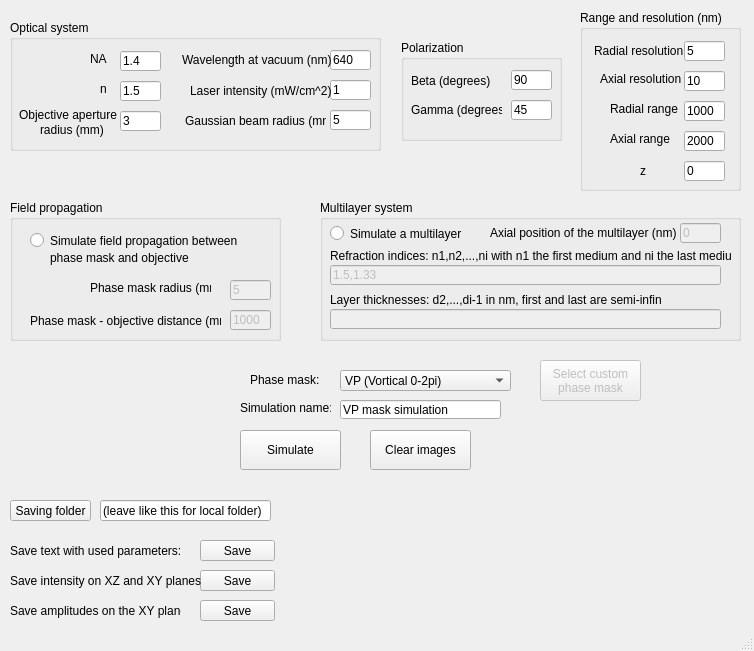
<?xml version="1.0" encoding="UTF-8"?>
<ui version="4.0">
 <class>MainWindow</class>
 <widget class="QMainWindow" name="MainWindow">
  <property name="geometry">
   <rect>
    <x>0</x>
    <y>0</y>
    <width>754</width>
    <height>651</height>
   </rect>
  </property>
  <property name="windowTitle">
   <string>PyFocus</string>
  </property>
  <widget class="QWidget" name="centralwidget">
   <widget class="QPushButton" name="pushButton">
    <property name="geometry">
     <rect>
      <x>200</x>
      <y>540</y>
      <width>75</width>
      <height>21</height>
     </rect>
    </property>
    <property name="text">
     <string>Save</string>
    </property>
   </widget>
   <widget class="QPushButton" name="pushButton_2">
    <property name="geometry">
     <rect>
      <x>200</x>
      <y>570</y>
      <width>75</width>
      <height>21</height>
     </rect>
    </property>
    <property name="text">
     <string>Save</string>
    </property>
   </widget>
   <widget class="QComboBox" name="comboBox">
    <property name="enabled">
     <bool>true</bool>
    </property>
    <property name="geometry">
     <rect>
      <x>340</x>
      <y>370</y>
      <width>171</width>
      <height>21</height>
     </rect>
    </property>
    <property name="editable">
     <bool>false</bool>
    </property>
    <property name="currentIndex">
     <number>0</number>
    </property>
    <property name="duplicatesEnabled">
     <bool>true</bool>
    </property>
    <item>
     <property name="text">
      <string>VP (Vortical 0-2pi)</string>
     </property>
    </item>
    <item>
     <property name="text">
      <string>No mask (Gaussian beam)</string>
     </property>
    </item>
    <item>
     <property name="text">
      <string>Custom</string>
     </property>
    </item>
   </widget>
   <widget class="QGroupBox" name="groupBox">
    <property name="geometry">
     <rect>
      <x>10</x>
      <y>20</y>
      <width>371</width>
      <height>131</height>
     </rect>
    </property>
    <property name="title">
     <string>Optical system</string>
    </property>
    <widget class="QLineEdit" name="lineEdit">
     <property name="geometry">
      <rect>
       <x>110</x>
       <y>31</y>
       <width>41</width>
       <height>20</height>
      </rect>
     </property>
     <property name="text">
      <string>1.4</string>
     </property>
    </widget>
    <widget class="QLabel" name="label">
     <property name="geometry">
      <rect>
       <x>80</x>
       <y>31</y>
       <width>21</width>
       <height>16</height>
      </rect>
     </property>
     <property name="text">
      <string>NA</string>
     </property>
    </widget>
    <widget class="QLabel" name="label_2">
     <property name="geometry">
      <rect>
       <x>90</x>
       <y>61</y>
       <width>16</width>
       <height>16</height>
      </rect>
     </property>
     <property name="text">
      <string>n</string>
     </property>
    </widget>
    <widget class="QLineEdit" name="lineEdit_2">
     <property name="geometry">
      <rect>
       <x>110</x>
       <y>61</y>
       <width>41</width>
       <height>20</height>
      </rect>
     </property>
     <property name="text">
      <string>1.5</string>
     </property>
    </widget>
    <widget class="QLabel" name="label_3">
     <property name="geometry">
      <rect>
       <x>30</x>
       <y>100</y>
       <width>71</width>
       <height>20</height>
      </rect>
     </property>
     <property name="text">
      <string>radius (mm)</string>
     </property>
    </widget>
    <widget class="QLabel" name="label_17">
     <property name="geometry">
      <rect>
       <x>9</x>
       <y>85</y>
       <width>100</width>
       <height>20</height>
      </rect>
     </property>
     <property name="text">
      <string>Objective aperture</string>
     </property>
    </widget>
    <widget class="QLineEdit" name="lineEdit_18">
     <property name="geometry">
      <rect>
       <x>110</x>
       <y>91</y>
       <width>41</width>
       <height>20</height>
      </rect>
     </property>
     <property name="text">
      <string>3</string>
     </property>
    </widget>
    <widget class="QLineEdit" name="lineEdit_15">
     <property name="geometry">
      <rect>
       <x>320</x>
       <y>60</y>
       <width>41</width>
       <height>20</height>
      </rect>
     </property>
     <property name="text">
      <string>1</string>
     </property>
    </widget>
    <widget class="QLabel" name="label_14">
     <property name="geometry">
      <rect>
       <x>175</x>
       <y>80</y>
       <width>141</width>
       <height>41</height>
      </rect>
     </property>
     <property name="text">
      <string>Gaussian beam radius (mm)</string>
     </property>
    </widget>
    <widget class="QLineEdit" name="lineEdit_3">
     <property name="geometry">
      <rect>
       <x>320</x>
       <y>30</y>
       <width>41</width>
       <height>20</height>
      </rect>
     </property>
     <property name="text">
      <string>640</string>
     </property>
    </widget>
    <widget class="QLabel" name="label_10">
     <property name="geometry">
      <rect>
       <x>180</x>
       <y>50</y>
       <width>141</width>
       <height>41</height>
      </rect>
     </property>
     <property name="text">
      <string>Laser intensity (mW/cm^2)</string>
     </property>
    </widget>
    <widget class="QLabel" name="label_5">
     <property name="geometry">
      <rect>
       <x>172</x>
       <y>30</y>
       <width>151</width>
       <height>20</height>
      </rect>
     </property>
     <property name="text">
      <string>Wavelength at vacuum (nm)</string>
     </property>
    </widget>
    <widget class="QLineEdit" name="lineEdit_16">
     <property name="geometry">
      <rect>
       <x>320</x>
       <y>90</y>
       <width>41</width>
       <height>20</height>
      </rect>
     </property>
     <property name="text">
      <string>5</string>
     </property>
    </widget>
   </widget>
   <widget class="QPushButton" name="pushButton_3">
    <property name="geometry">
     <rect>
      <x>240</x>
      <y>430</y>
      <width>101</width>
      <height>40</height>
     </rect>
    </property>
    <property name="text">
     <string>Simulate</string>
    </property>
   </widget>
   <widget class="QLineEdit" name="lineEdit_14">
    <property name="geometry">
     <rect>
      <x>100</x>
      <y>500</y>
      <width>171</width>
      <height>21</height>
     </rect>
    </property>
    <property name="text">
     <string>(leave like this for local folder)</string>
    </property>
   </widget>
   <widget class="QPushButton" name="pushButton_5">
    <property name="geometry">
     <rect>
      <x>10</x>
      <y>500</y>
      <width>81</width>
      <height>21</height>
     </rect>
    </property>
    <property name="text">
     <string>Saving folder</string>
    </property>
   </widget>
   <widget class="QPushButton" name="pushButton_6">
    <property name="geometry">
     <rect>
      <x>370</x>
      <y>430</y>
      <width>101</width>
      <height>40</height>
     </rect>
    </property>
    <property name="text">
     <string>Clear images</string>
    </property>
   </widget>
   <widget class="QLineEdit" name="lineEdit_21">
    <property name="geometry">
     <rect>
      <x>340</x>
      <y>400</y>
      <width>161</width>
      <height>19</height>
     </rect>
    </property>
    <property name="text">
     <string>VP mask simulation</string>
    </property>
   </widget>
   <widget class="QPushButton" name="pushButton_4">
    <property name="geometry">
     <rect>
      <x>200</x>
      <y>600</y>
      <width>75</width>
      <height>21</height>
     </rect>
    </property>
    <property name="text">
     <string>Save</string>
    </property>
   </widget>
   <widget class="QGroupBox" name="groupBox_4">
    <property name="geometry">
     <rect>
      <x>10</x>
      <y>200</y>
      <width>271</width>
      <height>141</height>
     </rect>
    </property>
    <property name="title">
     <string>Field propagation</string>
    </property>
    <widget class="QRadioButton" name="radioButton">
     <property name="geometry">
      <rect>
       <x>20</x>
       <y>30</y>
       <width>211</width>
       <height>21</height>
      </rect>
     </property>
     <property name="text">
      <string>Simulate field propagation between </string>
     </property>
    </widget>
    <widget class="QLineEdit" name="lineEdit_22">
     <property name="enabled">
      <bool>false</bool>
     </property>
     <property name="geometry">
      <rect>
       <x>220</x>
       <y>80</y>
       <width>41</width>
       <height>20</height>
      </rect>
     </property>
     <property name="text">
      <string>5</string>
     </property>
    </widget>
    <widget class="QLabel" name="label_23">
     <property name="geometry">
      <rect>
       <x>80</x>
       <y>80</y>
       <width>121</width>
       <height>16</height>
      </rect>
     </property>
     <property name="text">
      <string>Phase mask radius (mm)</string>
     </property>
    </widget>
    <widget class="QLabel" name="label_11">
     <property name="geometry">
      <rect>
       <x>40</x>
       <y>50</y>
       <width>191</width>
       <height>16</height>
      </rect>
     </property>
     <property name="text">
      <string>phase mask and objective</string>
     </property>
    </widget>
    <widget class="QLineEdit" name="lineEdit_19">
     <property name="enabled">
      <bool>false</bool>
     </property>
     <property name="geometry">
      <rect>
       <x>220</x>
       <y>110</y>
       <width>41</width>
       <height>20</height>
      </rect>
     </property>
     <property name="text">
      <string>1000</string>
     </property>
    </widget>
   </widget>
   <widget class="QLabel" name="label_18">
    <property name="geometry">
     <rect>
      <x>30</x>
      <y>310</y>
      <width>191</width>
      <height>21</height>
     </rect>
    </property>
    <property name="text">
     <string>Phase mask - objective distance (mm)</string>
    </property>
   </widget>
   <widget class="QGroupBox" name="groupBox_5">
    <property name="geometry">
     <rect>
      <x>320</x>
      <y>200</y>
      <width>421</width>
      <height>141</height>
     </rect>
    </property>
    <property name="title">
     <string>Multilayer system</string>
    </property>
    <widget class="QLabel" name="label_20">
     <property name="geometry">
      <rect>
       <x>10</x>
       <y>45</y>
       <width>401</width>
       <height>21</height>
      </rect>
     </property>
     <property name="text">
      <string>Refraction indices: n1,n2,...,ni with n1 the first medium and ni the last medium</string>
     </property>
    </widget>
    <widget class="QLineEdit" name="lineEdit_23">
     <property name="enabled">
      <bool>false</bool>
     </property>
     <property name="geometry">
      <rect>
       <x>10</x>
       <y>65</y>
       <width>391</width>
       <height>20</height>
      </rect>
     </property>
     <property name="text">
      <string>1.5,1.33</string>
     </property>
    </widget>
    <widget class="QLabel" name="label_25">
     <property name="geometry">
      <rect>
       <x>10</x>
       <y>89</y>
       <width>331</width>
       <height>21</height>
      </rect>
     </property>
     <property name="text">
      <string>Layer thicknesses: d2,...,di-1 in nm, first and last are semi-infinite</string>
     </property>
    </widget>
    <widget class="QLineEdit" name="lineEdit_24">
     <property name="enabled">
      <bool>false</bool>
     </property>
     <property name="geometry">
      <rect>
       <x>10</x>
       <y>109</y>
       <width>391</width>
       <height>20</height>
      </rect>
     </property>
     <property name="text">
      <string/>
     </property>
    </widget>
    <widget class="QRadioButton" name="radioButton_2">
     <property name="geometry">
      <rect>
       <x>10</x>
       <y>23</y>
       <width>141</width>
       <height>21</height>
      </rect>
     </property>
     <property name="text">
      <string>Simulate a multilayer</string>
     </property>
    </widget>
    <widget class="QLabel" name="label_26">
     <property name="geometry">
      <rect>
       <x>170</x>
       <y>25</y>
       <width>231</width>
       <height>16</height>
      </rect>
     </property>
     <property name="text">
      <string>Axial position of the multilayer (nm)</string>
     </property>
    </widget>
    <widget class="QLineEdit" name="lineEdit_25">
     <property name="enabled">
      <bool>false</bool>
     </property>
     <property name="geometry">
      <rect>
       <x>360</x>
       <y>23</y>
       <width>41</width>
       <height>20</height>
      </rect>
     </property>
     <property name="text">
      <string>0</string>
     </property>
    </widget>
   </widget>
   <widget class="QGroupBox" name="groupBox_2">
    <property name="geometry">
     <rect>
      <x>580</x>
      <y>10</y>
      <width>161</width>
      <height>181</height>
     </rect>
    </property>
    <property name="title">
     <string>Range and resolution (nm)</string>
    </property>
    <widget class="QLineEdit" name="lineEdit_4">
     <property name="geometry">
      <rect>
       <x>104</x>
       <y>61</y>
       <width>41</width>
       <height>20</height>
      </rect>
     </property>
     <property name="text">
      <string>10</string>
     </property>
    </widget>
    <widget class="QLabel" name="label_6">
     <property name="geometry">
      <rect>
       <x>20</x>
       <y>61</y>
       <width>81</width>
       <height>16</height>
      </rect>
     </property>
     <property name="text">
      <string>Axial resolution</string>
     </property>
    </widget>
    <widget class="QLineEdit" name="lineEdit_5">
     <property name="geometry">
      <rect>
       <x>104</x>
       <y>31</y>
       <width>41</width>
       <height>20</height>
      </rect>
     </property>
     <property name="text">
      <string>5</string>
     </property>
    </widget>
    <widget class="QLabel" name="label_4">
     <property name="geometry">
      <rect>
       <x>14</x>
       <y>31</y>
       <width>91</width>
       <height>20</height>
      </rect>
     </property>
     <property name="text">
      <string>Radial resolution </string>
     </property>
    </widget>
    <widget class="QLabel" name="label_16">
     <property name="geometry">
      <rect>
       <x>30</x>
       <y>91</y>
       <width>71</width>
       <height>16</height>
      </rect>
     </property>
     <property name="text">
      <string>Radial range</string>
     </property>
    </widget>
    <widget class="QLineEdit" name="lineEdit_17">
     <property name="geometry">
      <rect>
       <x>104</x>
       <y>91</y>
       <width>41</width>
       <height>20</height>
      </rect>
     </property>
     <property name="text">
      <string>1000</string>
     </property>
    </widget>
    <widget class="QLineEdit" name="lineEdit_20">
     <property name="geometry">
      <rect>
       <x>104</x>
       <y>121</y>
       <width>41</width>
       <height>20</height>
      </rect>
     </property>
     <property name="text">
      <string>2000</string>
     </property>
    </widget>
    <widget class="QLabel" name="label_19">
     <property name="geometry">
      <rect>
       <x>30</x>
       <y>121</y>
       <width>71</width>
       <height>16</height>
      </rect>
     </property>
     <property name="text">
      <string>Axial range</string>
     </property>
    </widget>
    <widget class="QLineEdit" name="lineEdit_12">
     <property name="geometry">
      <rect>
       <x>104</x>
       <y>151</y>
       <width>41</width>
       <height>20</height>
      </rect>
     </property>
     <property name="text">
      <string>0</string>
     </property>
    </widget>
    <widget class="QLabel" name="label_13">
     <property name="geometry">
      <rect>
       <x>60</x>
       <y>151</y>
       <width>21</width>
       <height>20</height>
      </rect>
     </property>
     <property name="text">
      <string>z</string>
     </property>
    </widget>
   </widget>
   <widget class="QGroupBox" name="groupBox_3">
    <property name="geometry">
     <rect>
      <x>401</x>
      <y>40</y>
      <width>161</width>
      <height>101</height>
     </rect>
    </property>
    <property name="title">
     <string>Polarization</string>
    </property>
    <widget class="QLineEdit" name="lineEdit_11">
     <property name="geometry">
      <rect>
       <x>110</x>
       <y>60</y>
       <width>41</width>
       <height>20</height>
      </rect>
     </property>
     <property name="text">
      <string>45</string>
     </property>
    </widget>
    <widget class="QLineEdit" name="lineEdit_13">
     <property name="geometry">
      <rect>
       <x>110</x>
       <y>30</y>
       <width>41</width>
       <height>20</height>
      </rect>
     </property>
     <property name="text">
      <string>90</string>
     </property>
    </widget>
    <widget class="QLabel" name="label_9">
     <property name="geometry">
      <rect>
       <x>10</x>
       <y>60</y>
       <width>91</width>
       <height>20</height>
      </rect>
     </property>
     <property name="text">
      <string>&lt;html&gt;&lt;head/&gt;&lt;body&gt;&lt;p&gt;Gamma (degrees)&lt;/p&gt;&lt;/body&gt;&lt;/html&gt;</string>
     </property>
    </widget>
    <widget class="QLabel" name="label_24">
     <property name="geometry">
      <rect>
       <x>10</x>
       <y>30</y>
       <width>91</width>
       <height>21</height>
      </rect>
     </property>
     <property name="text">
      <string>Beta (degrees)</string>
     </property>
    </widget>
   </widget>
   <widget class="QLabel" name="label_12">
    <property name="geometry">
     <rect>
      <x>250</x>
      <y>370</y>
      <width>81</width>
      <height>20</height>
     </rect>
    </property>
    <property name="text">
     <string>Phase mask:</string>
    </property>
   </widget>
   <widget class="QLabel" name="label_15">
    <property name="geometry">
     <rect>
      <x>240</x>
      <y>400</y>
      <width>91</width>
      <height>16</height>
     </rect>
    </property>
    <property name="text">
     <string>Simulation name:</string>
    </property>
   </widget>
   <widget class="QLabel" name="label_22">
    <property name="geometry">
     <rect>
      <x>10</x>
      <y>540</y>
      <width>171</width>
      <height>21</height>
     </rect>
    </property>
    <property name="text">
     <string>Save text with used parameters:</string>
    </property>
   </widget>
   <widget class="QLabel" name="label_27">
    <property name="geometry">
     <rect>
      <x>10</x>
      <y>570</y>
      <width>191</width>
      <height>21</height>
     </rect>
    </property>
    <property name="text">
     <string>Save intensity on XZ and XY planes:</string>
    </property>
   </widget>
   <widget class="QLabel" name="label_28">
    <property name="geometry">
     <rect>
      <x>10</x>
      <y>600</y>
      <width>171</width>
      <height>21</height>
     </rect>
    </property>
    <property name="text">
     <string>Save amplitudes on the XY plane:</string>
    </property>
   </widget>
   <widget class="QPushButton" name="pushButton_7">
    <property name="enabled">
     <bool>false</bool>
    </property>
    <property name="geometry">
     <rect>
      <x>540</x>
      <y>360</y>
      <width>101</width>
      <height>41</height>
     </rect>
    </property>
    <property name="text">
     <string>Select custom
phase mask</string>
    </property>
   </widget>
   <zorder>groupBox</zorder>
   <zorder>pushButton</zorder>
   <zorder>pushButton_2</zorder>
   <zorder>comboBox</zorder>
   <zorder>pushButton_3</zorder>
   <zorder>lineEdit_14</zorder>
   <zorder>pushButton_5</zorder>
   <zorder>pushButton_6</zorder>
   <zorder>lineEdit_21</zorder>
   <zorder>pushButton_4</zorder>
   <zorder>groupBox_4</zorder>
   <zorder>label_18</zorder>
   <zorder>groupBox_5</zorder>
   <zorder>groupBox_2</zorder>
   <zorder>groupBox_3</zorder>
   <zorder>label_12</zorder>
   <zorder>label_15</zorder>
   <zorder>label_22</zorder>
   <zorder>label_27</zorder>
   <zorder>label_28</zorder>
   <zorder>pushButton_7</zorder>
  </widget>
  <widget class="QStatusBar" name="statusbar"/>
 </widget>
 <resources/>
 <connections/>
</ui>
